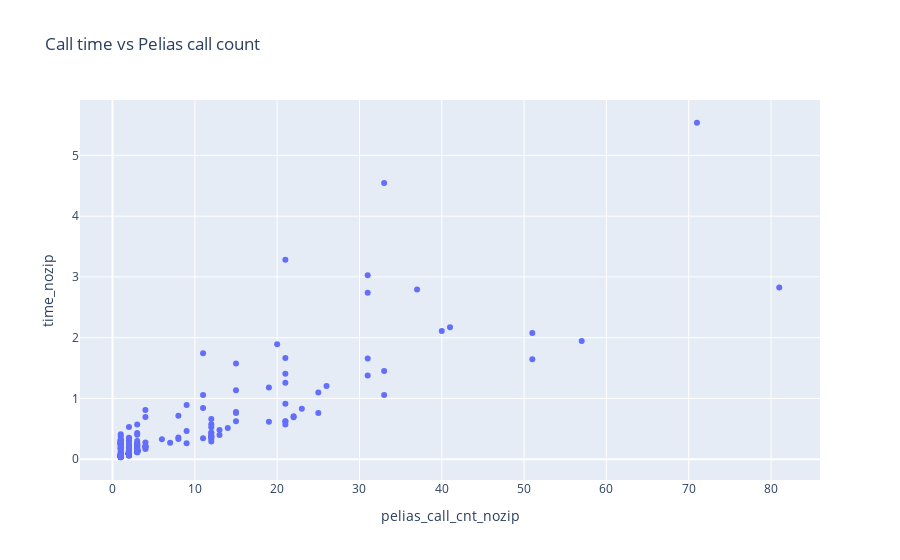

Here is the notebook cell this chart was saved with:
### Code cell
addresses_unstruct.plot.scatter(x="pelias_call_cnt_nozip", y="time_nozip", title="Call time vs Pelias call count")

### Figure 1 — Plotly figure (JSON) as saved in the notebook; plotly's stock layout.template omitted (floating-point values rounded to 4 significant figures; data arrays with more than 128 entries replaced by an {"elided": "..."} marker saying what was removed)
{"data": [{"hovertemplate": "pelias_call_cnt_nozip=%{x}<br>time_nozip=%{y}<extra></extra>", "legendgroup": "", "marker": {"color": "#636efa", "symbol": "circle"}, "mode": "markers", "name": "", "orientation": "v", "showlegend": false, "type": "scatter", "x": {"elided": "1000 int values"}, "xaxis": "x", "y": {"elided": "1000 float values"}, "yaxis": "y"}], "layout": {"legend": {"tracegroupgap": 0}, "title": {"text": "Call time vs Pelias call count"}, "xaxis": {"anchor": "y", "domain": [0, 1], "title": {"text": "pelias_call_cnt_nozip"}}, "yaxis": {"anchor": "x", "domain": [0, 1], "title": {"text": "time_nozip"}}}}
